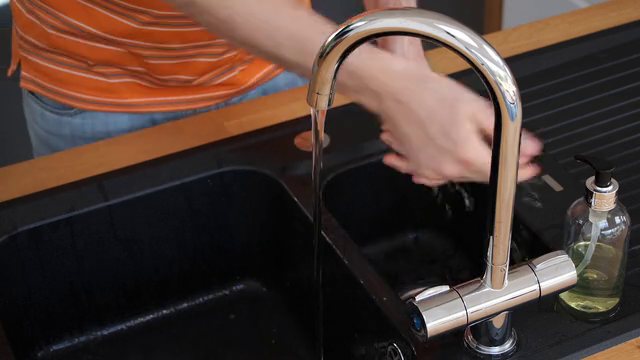
#> input picture frame 48 of videos/video1.mp4, 640 x 360 px
$ python 2.videoread.py
#> lines starting #> are read from the running program, lines starting #| are printed output that depends on the picture
import cv2 as cv
capture = cv.VideoCapture('videos/video1.mp4')
'''WebCam'''
while True:
    isTrue , frame = capture.read()
#> frame is the input picture: shape (360, 640, 3); mean B, G, R 50.8, 57.7, 75.9
    flip = cv.flip(frame,1)
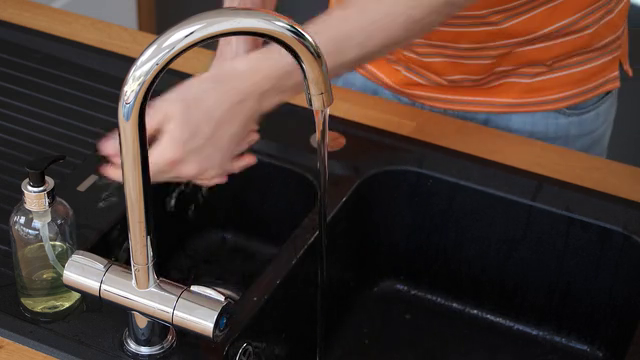
#> flip: shape (360, 640, 3); mean B, G, R 50.8, 57.7, 75.9
    cv.imshow("Video" , flip)
    if cv.waitKey(20) & 0xFF == ord('q'):
#> (key q is pressed here)
        break

capture.release()
cv.destroyAllWindows()

$ run again, starting later in the video
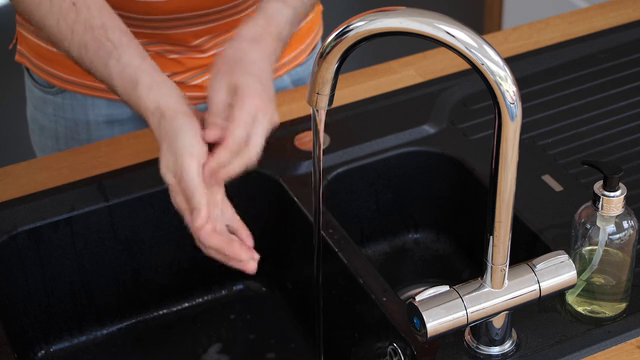
#> input picture frame 220 of videos/video1.mp4, 640 x 360 px
#> frame is the input picture: shape (360, 640, 3); mean B, G, R 54, 59.2, 74.2
#> `flip = cv.flip(frame,1)`:
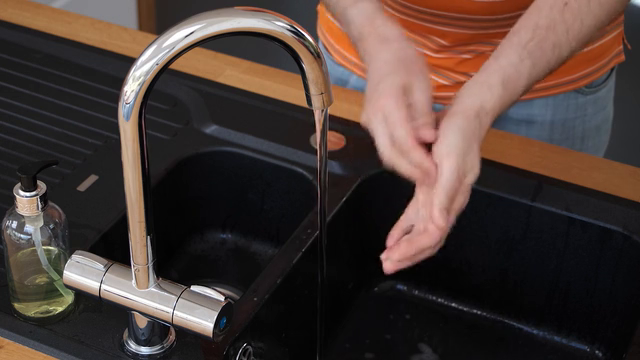
#> flip: shape (360, 640, 3); mean B, G, R 54, 59.2, 74.2

$ run again, starting later in the video
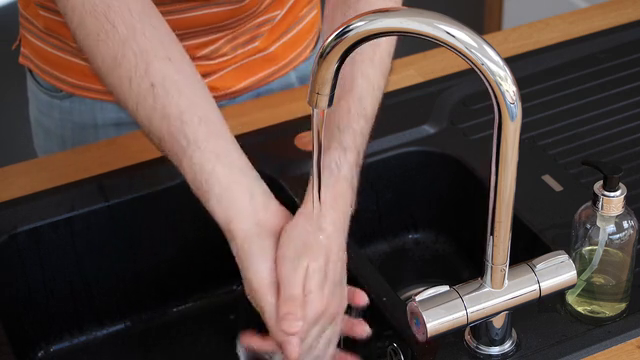
#> input picture frame 391 of videos/video1.mp4, 640 x 360 px
#> frame is the input picture: shape (360, 640, 3); mean B, G, R 65.2, 72.1, 91.5
#> `flip = cv.flip(frame,1)`:
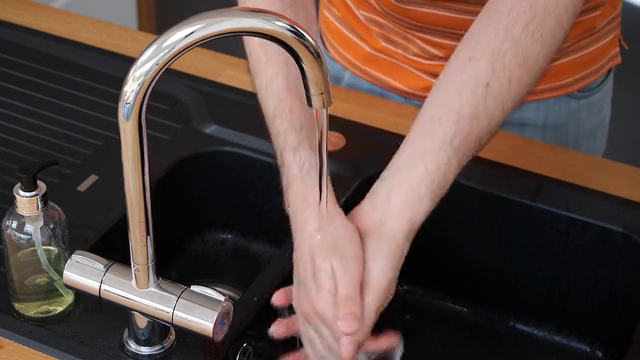
#> flip: shape (360, 640, 3); mean B, G, R 65.2, 72.1, 91.5
